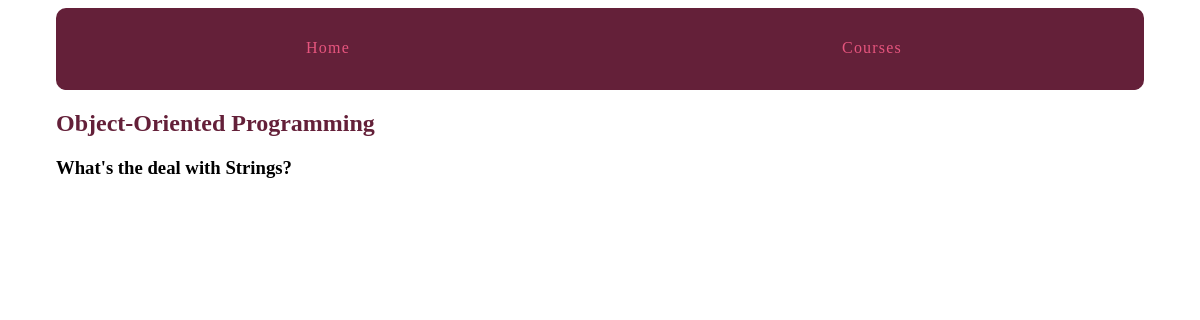
The page /courses/1/1/ on the database as committed earlier.
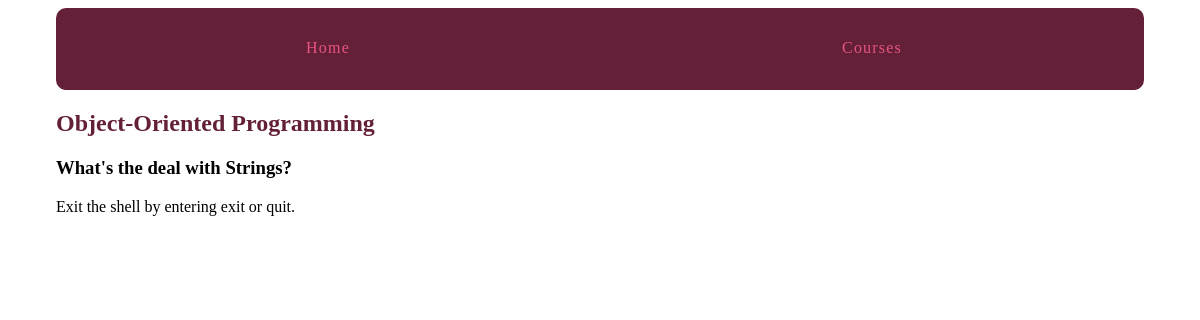
The same page on the database as committed later.
### courses/models.py (models this page shows, shortened)
class Step(models.Model):
	title = models.CharField(max_length=255)
	description = models.TextField()
	content = models.TextField(blank=True, default='')
	order = models.IntegerField(default=0)
	course = models.ForeignKey(Course, on_delete=models.CASCADE)
	class Meta:
		ordering = ['order',]

class Course(models.Model):
    created_at = models.DateTimeField(auto_now_add = True)
    title = models.CharField(max_length=255)
    description = models.TextField()

### courses/views.py (the view)
# urls.py: url(r'(?P<course_pk>\d+)/(?P<step_pk>\d+)/$', views.step_detail, name="step"),
def step_detail(request, course_pk, step_pk):
	step = get_object_or_404(Step, course_id = course_pk, pk = step_pk)
	return render(request, "courses/step_detail.html", {"step":step})

### courses/templates/courses/step_detail.html (shortened to what this page needs)
{% extends "layout.html" %}
{% block content %}
<article>
	<h2><a href="{% url 'courses:course_detail' pk=step.course.pk %}">{{ step.course.title }}</a></h2>
	<h3>{{ step.title }}</h3>
	{{ step.content|linebreaks }}
</article>
{% endblock %}

Rows that differ between the two databases and show on the page:
changed Step "What's the deal with Strings?": content (not shown) → "Exit the shell by entering exit or quit."
